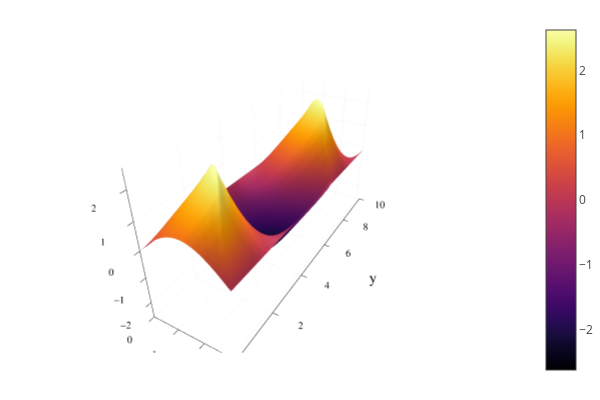

Here is the notebook cell this chart was saved with:
### Code cell
u(xt)=sum([ (Na[k]*cos.(k*xt[2])+Nb[k].*sin.(k*xt[2])).*sin.(k*xt[1]) for k in collect(1:l)]) 
surface(X,T,Matrix(map(u,XT)'),xlabel="x",ylabel="y")

### Figure 1 — Plotly figure (JSON) as saved in the notebook; plotly's stock layout.template omitted (floating-point values rounded to 4 significant figures; data arrays with more than 128 entries replaced by an {"elided": "..."} marker saying what was removed)
{"data": [{"colorbar": {"title": ""}, "colorscale": {"elided": "256x2 mixed values"}, "hoverinfo": "none", "name": "y1", "opacity": null, "scene": "scene", "showlegend": false, "showscale": true, "type": "surface", "x": [0, 0.03927, 0.07854, 0.1178, 0.1571, 0.1963, 0.2356, 0.2749, 0.3142, 0.3534, 0.3927, 0.432, 0.4712, 0.5105, 0.5498, 0.589, 0.6283, 0.6676, 0.7069, 0.7461, 0.7854, 0.8247, 0.8639, 0.9032, 0.9425, 0.9817, 1.021, 1.06, 1.1, 1.139, 1.178, 1.217, 1.257, 1.296, 1.335, 1.374, 1.414, 1.453, 1.492, 1.532, 1.571, 1.61, 1.649, 1.689, 1.728, 1.767, 1.806, 1.846, 1.885, 1.924, 1.963, 2.003, 2.042, 2.081, 2.121, 2.16, 2.199, 2.238, 2.278, 2.317, 2.356, 2.395, 2.435, 2.474, 2.513, 2.553, 2.592, 2.631, 2.67, 2.71, 2.749, 2.788, 2.827, 2.867, 2.906, 2.945, 2.985, 3.024, 3.063, 3.102, 3.142], "xaxis": "x", "y": {"elided": "162 float values"}, "yaxis": "y", "z": {"elided": "162x81 float values"}, "zaxis": "z", "zmax": 2.625, "zmin": -2.624}], "layout": {"annotations": [], "height": 400, "legend": {"bgcolor": "rgba(255, 255, 255, 1.000)", "bordercolor": "rgba(0, 0, 0, 1.000)", "borderwidth": 1, "font": {"color": "rgba(0, 0, 0, 1.000)", "family": "sans-serif", "size": 11}, "tracegroupgap": 0, "traceorder": "normal", "x": 1, "xanchor": "auto", "y": 1, "yanchor": "auto"}, "margin": {"b": 20, "l": 0, "r": 0, "t": 20}, "paper_bgcolor": "rgba(255, 255, 255, 1.000)", "plot_bgcolor": "rgba(255, 255, 255, 1.000)", "scene": {"camera": {"eye": {"x": 1.126, "y": -1.95, "z": 1.3}}, "domain": {"x": [0.06165, 0.9934], "y": [0.07581, 0.9902]}, "xaxis": {"gridcolor": "rgba(0, 0, 0, 0.100)", "gridwidth": 0.5, "linecolor": "rgba(0, 0, 0, 1.000)", "mirror": false, "range": [0, 3.142], "showgrid": true, "showline": true, "showticklabels": true, "tickangle": 0, "tickcolor": "rgb(0, 0, 0)", "tickfont": {"color": "rgba(0, 0, 0, 1.000)", "family": "sans-serif", "size": 11}, "tickmode": "array", "ticks": "inside", "ticktext": ["0", "1", "2", "3"], "tickvals": [0, 1, 2, 3], "title": "x", "titlefont": {"color": "rgba(0, 0, 0, 1.000)", "family": "sans-serif", "size": 15}, "type": "-", "visible": true, "zeroline": false, "zerolinecolor": "rgba(0, 0, 0, 1.000)"}, "yaxis": {"gridcolor": "rgba(0, 0, 0, 0.100)", "gridwidth": 0.5, "linecolor": "rgba(0, 0, 0, 1.000)", "mirror": false, "range": [0, 10], "showgrid": true, "showline": true, "showticklabels": true, "tickangle": 0, "tickcolor": "rgb(0, 0, 0)", "tickfont": {"color": "rgba(0, 0, 0, 1.000)", "family": "sans-serif", "size": 11}, "tickmode": "array", "ticks": "inside", "ticktext": ["0", "2", "4", "6", "8", "10"], "tickvals": [0, 2, 4, 6, 8, 10], "title": "y", "titlefont": {"color": "rgba(0, 0, 0, 1.000)", "family": "sans-serif", "size": 15}, "type": "-", "visible": true, "zeroline": false, "zerolinecolor": "rgba(0, 0, 0, 1.000)"}, "zaxis": {"gridcolor": "rgba(0, 0, 0, 0.100)", "gridwidth": 0.5, "linecolor": "rgba(0, 0, 0, 1.000)", "mirror": false, "range": [-2.624, 2.625], "showgrid": true, "showline": true, "showticklabels": true, "tickangle": 0, "tickcolor": "rgb(0, 0, 0)", "tickfont": {"color": "rgba(0, 0, 0, 1.000)", "family": "sans-serif", "size": 11}, "tickmode": "array", "ticks": "inside", "ticktext": ["−2", "−1", "0", "1", "2"], "tickvals": [-2, -1, 0, 1, 2], "title": "", "titlefont": {"color": "rgba(0, 0, 0, 1.000)", "family": "sans-serif", "size": 15}, "type": "-", "visible": true, "zeroline": false, "zerolinecolor": "rgba(0, 0, 0, 1.000)"}}, "showlegend": true, "width": 600}}
